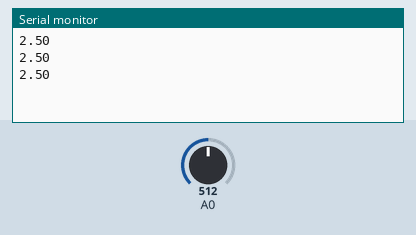
Recording of a sketch running on a simulated Arduino Uno, built with avr-gcc and run on an emulated ATmega328P. On the bench: the last lines printed to the serial monitor. The inputs (shaded band) are chosen by the test bench; at power-on: A0 = 512.

Above: at 1.3 s.
1.4 s: A0 set to 716
At 1.9 s:
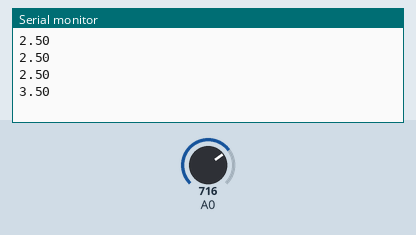
2.9 s: A0 set to 900
At 3.4 s:
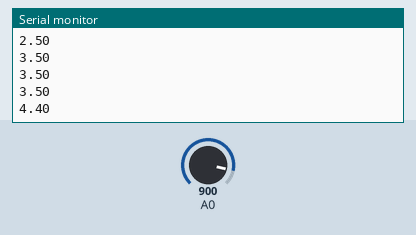
Timing chart, 0 to 5.9 s (numbered marks = the images above; inputs shaded):
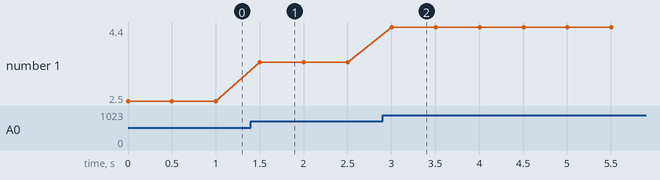

The sketch:

EC_Test.ino
```cpp
int val;

void setup() {
  // put your setup code here, to run once:
Serial.begin(9600);
pinMode(A0, INPUT);
}

void loop() {
  // put your main code here, to run repeatedly:
val = analogRead(A0);
float voltage = val*(5.0/1023.0);
Serial.println(voltage);
delay(500);
}
```

Measured:
- after the input at 1.4 s, the serial monitor: prints a new line after 0.10 s (image 1)
- after the input at 2.9 s, the serial monitor: prints a new line after 0.10 s (image 2)
- plotted number 1: 2.5 → 3.5 after the input at 1.4 s, 3.5 → 4.4 after the input at 2.9 s
